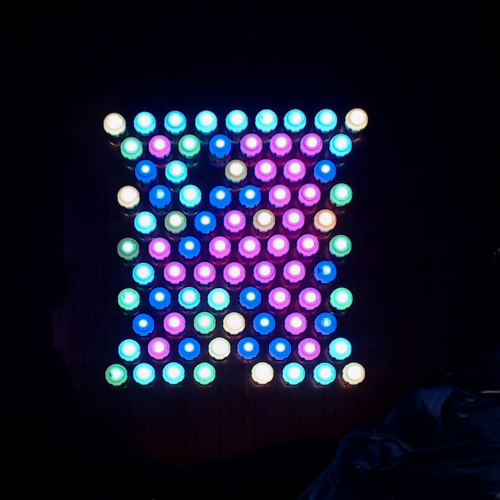
#> input picture other_code/neighbCols partial 120 mins.jpg, 1000 x 1000 px, found by its file name (shown at 1/2 size)
$ python singleImageProcess.py
#> lines starting #> are read from the running program, lines starting #| are printed output that depends on the picture; after the words box and inside, x2 and y2 are one past the last pixel; in counts of white or black regions, pixels touching at a corner belong together
import numpy as np
import cv2

dropletTrueCoord = [
[0, 0], [60, 0], [120, 0], [180, 0], [300, 0], [360, 0], [420,   0], [480, 0],
[30, 52], [90, 52], [150, 52], [210, 52], [270,   52], [330, 52], [390, 52], [450, 52],
[60, 104], [120, 104], [180,   104], [240, 104], [300, 104], [360, 104], [420, 104],
[30,   156], [90, 156], [150, 156], [210, 156], [270, 156], [330,   156], [390, 156], [450, 156],
[60, 208], [120, 208], [180,   208], [240, 208], [300, 208], [360, 208], [420, 208],
[30,   260], [90, 260], [150, 260], [210, 260], [270, 260], [330,   260], [390, 260], [450, 260],
[60, 312], [120, 312], [180,   312], [240, 312], [300, 312], [360, 312], [420, 312],
[30,   364], [90, 364], [150, 364], [210, 364], [270, 364], [330, 364], [390,   364], [450, 364],
[60, 416], [120, 416], [240,   416], [300, 416], [360, 416], [420, 416],
[30, 468], [90,   468], [150, 468], [210, 468], [270, 468], [330, 468], [390,   468], [450, 468],
[0, 520], [60, 520], [120, 520], [180, 520], [240,   520], [300, 520], [360, 520], [420, 520], [480, 520]]

dropletPixLoc = [
[229, 750], [288, 748], [346, 746], [409, 745], [527, 743], [590, 746], [650, 746], [710, 748],
[255, 698], [316, 698], [378, 697], [440, 697], [496, 695], [560, 696], [621, 698], [683, 697],
[284, 646], [348, 645], [408, 645], [470, 645], [530, 643], [589, 644], [652, 647],
[253, 594], [316, 595], [376, 593], [436, 597], [500, 594], [560, 595], [621, 596], [683, 597],
[287, 543], [348, 541], [408, 545], [470, 545], [530, 545], [590, 543], [650, 543],
[253, 494], [316, 494], [379, 491], [439, 491], [500, 492], [557, 491], [615, 490], [682, 490],
[287, 443], [348, 444], [411, 440], [469, 439], [526, 440], [589, 438], [648, 440],
[257, 391], [318, 390], [378, 391], [440, 390], [501, 388], [557, 386], [617, 388], [683, 385],
[288, 339], [350, 340], [474, 338], [532, 339], [590, 336], [650, 339],
[261, 292], [320, 290], [381, 290], [443, 288], [503, 283], [562, 285], [621, 286], [683, 285],
[228, 247], [289, 245], [345, 240], [412, 238], [476, 236], [533, 236], [592, 237], [653, 238], [714, 235]]

circSize = 15
mask = np.zeros((2*circSize,2*circSize,3), np.uint8)
cv2.circle(mask, (circSize, circSize), circSize, (255,255,255),-1,cv2.LINE_AA)
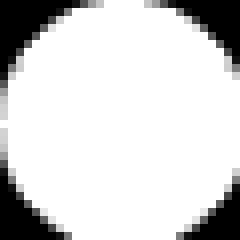
#> mask: shape (30, 30, 3) (shown 8 times larger); min 0, max 255, mean 211.2
#> further down, img is the input picture: shape (1000, 1000, 3); mean B, G, R 48.6, 26.7, 25.8

def getColorAvgs(img):
    i=0
    for loc in dropletPixLoc:
        roi = img[loc[0]-circSize:loc[0]+circSize,loc[1]-circSize:loc[1]+circSize]
        anded = cv2.bitwise_and(roi,mask)
        print(roi[15,15])
        b = int(round(np.average(anded[:,:,0])))
        g = int(round(np.average(anded[:,:,1])))
        r = int(round(np.average(anded[:,:,2])))
        print("{0}: {1}, {2}, {3}".format(dropletTrueCoord[i], r, g, b))
        cv2.circle(img,tuple(loc),circSize,(b,g,r),-1,cv2.LINE_AA)
        #cv2.rectangle(img, (loc[0]-20,loc[1]-20),(loc[0]+20,loc[1]+20),(b,g,r),1)
        i+=1
#> this loop made 84 passes
#> (b, g, r) on passes 1 to 12: (12, 1, 4), (16, 0, 3), (17, 0, 3), (15, 0, 4), (16, 0, 6), (16, 2, 5), (18, 1, 5), (17, 3, 5), (117, 108, 96), (59, 30, 14), (113, 114, 77), (24, 4, 11)
#> (printed output is left out)
#> pass 1, in getColorAvgs, `roi = img[loc[0]-circSize:loc[0]+circSize,loc[1]-circSize:loc[1]+circS..`:
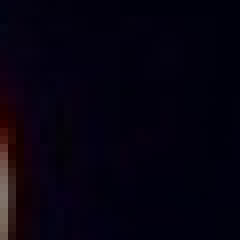
#> roi: shape (30, 30, 3) (shown 8 times larger); mean B, G, R 15.5, 2.3, 6.2
#> pass 1, in getColorAvgs, `anded = cv2.bitwise_and(roi,mask)`:
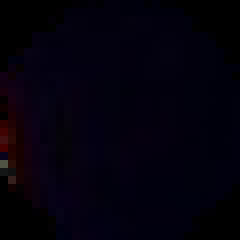
#> anded: shape (30, 30, 3) (shown 8 times larger); mean B, G, R 12.1, 0.8, 3.8
#> pass 2, in getColorAvgs, `roi = img[loc[0]-circSize:loc[0]+circSize,loc[1]-circSize:loc[1]+circS..`:
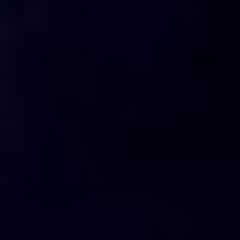
#> roi: shape (30, 30, 3) (shown 8 times larger); mean B, G, R 19.4, 0.7, 3.5
#> after the loop:
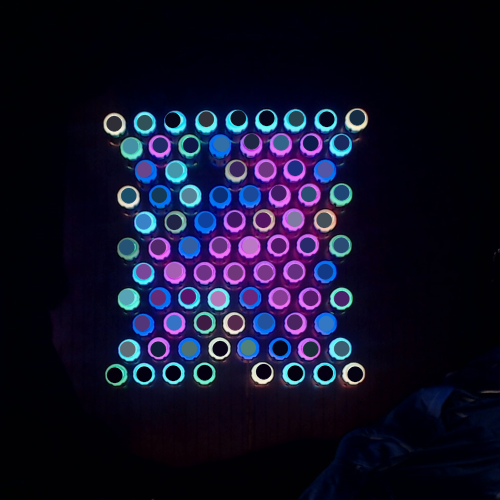
#> img: shape (1000, 1000, 3) (shown at 1/2 size); 7.03% of pixels changed, all inside (x1, y1, x2, y2) = (212, 219, 731, 767)
#> after the loop:
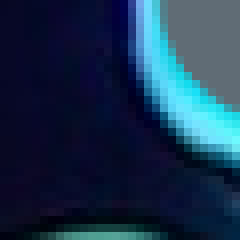
#> roi: shape (30, 30, 3) (shown 8 times larger); mean B, G, R 77.2, 50.3, 25.8
#> after the loop, i = 84


img = cv2.imread('neighbCols Partial 120 mins.jpg', cv2.IMREAD_UNCHANGED)
getColorAvgs(img)
cv2.imshow('frame',img)
cv2.waitKey(0)
cv2.destroyAllWindows()

$ run again, with other_code/neighbCols Partial 18 mins.jpg copied over other_code/neighbCols partial 120 mins.jpg
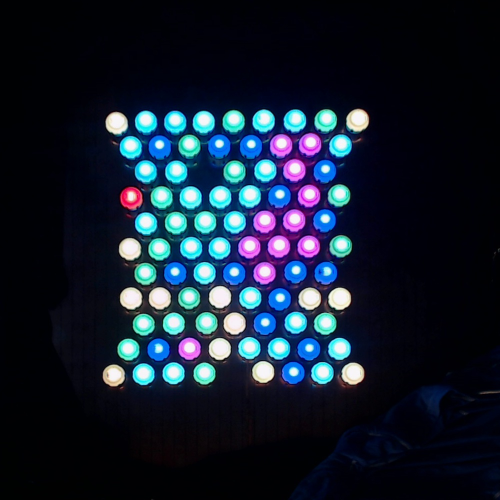
#> input picture other_code/neighbCols Partial 18 mins.jpg, 1000 x 1000 px, found by its file name (shown at 1/2 size)
#> img is the input picture: shape (1000, 1000, 3); mean B, G, R 47.5, 31.8, 21.3
#> the loop in getColorAvgs, `for loc in dropletPixLoc:` made 84 passes
#> (b, g, r) on passes 1 to 8: (12, 3, 6), (17, 1, 1), (17, 0, 0), (18, 1, 1), (16, 2, 3), (15, 4, 5), (17, 4, 5), (17, 5, 4)
#> (printed output is left out)
#> after the loop in getColorAvgs, `for loc in dropletPixLoc:`:
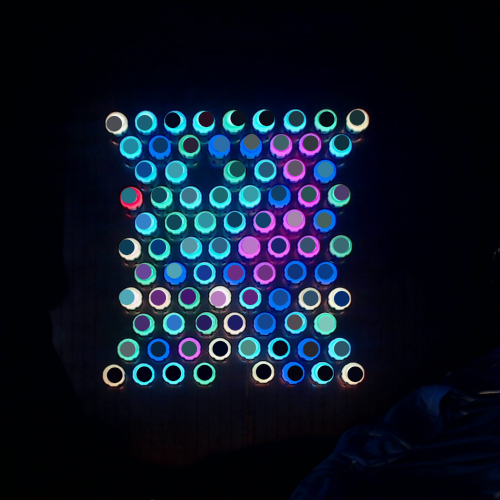
#> img: shape (1000, 1000, 3) (shown at 1/2 size); 7.03% of pixels changed, all inside (x1, y1, x2, y2) = (212, 219, 731, 767)
#> after the loop in getColorAvgs, `for loc in dropletPixLoc:`:
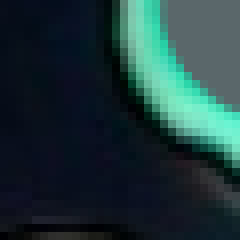
#> roi: shape (30, 30, 3) (shown 8 times larger); mean B, G, R 58.6, 56.1, 31.4
#> after the loop in getColorAvgs, `for loc in dropletPixLoc:`: i = 84
